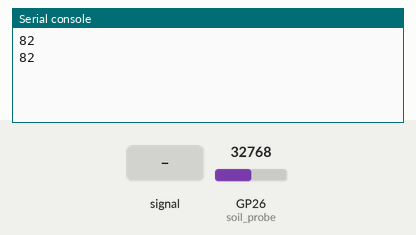
The program below on a simulated Raspberry Pi Pico running MicroPython. On the bench: the last lines printed to the serial console. The test bench sets the inputs (shaded band); at power-on: GP26 (soil_probe) = 32768 (analog values on the 0–65535 scale).

Above: at 1.2 s.
1.3 s: GP26 (soil_probe) fed a 200 Hz sine of ±5242 counts around its level
At 2.0 s:
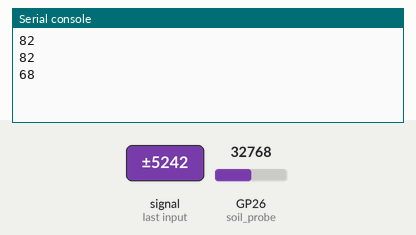
2.8 s: GP26 (soil_probe) set to 26919
At 3.9 s:
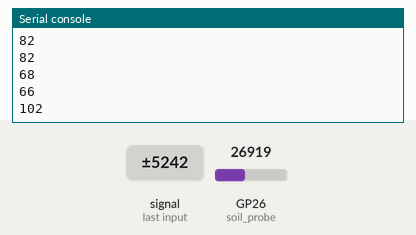
4.3 s: GP26 (soil_probe) fed a 1000 Hz sine of ±16383 counts around its level
At 5.5 s:
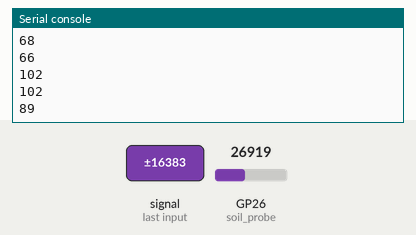
5.8 s: GP26 (soil_probe) set to 28229
At 6.9 s:
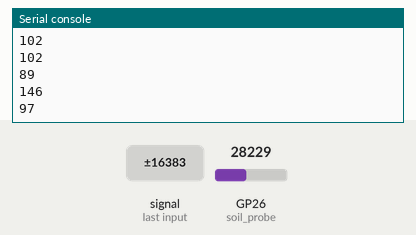
Timing chart, 0 to 8.3 s (numbered marks = the images above; inputs shaded):
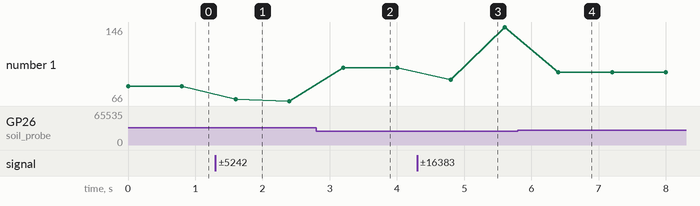

The program:

ECE_1000_Soil_Moisture_Sensor_Example.py
```python
# This is an example code for using a Capacitive Soil Moisture probe with the ECE 1000 Raspberry Pi Pico Kit
# For any questions regarding this script, please email: jawilliams46@tntech.edu

# For this script, we utilize the Raspberry Pi Pico Kit that you are given along with the capacitive soil moisture probe which should be connected as follows:
# V_cc to the 3.3 Volt or 5 Volt pin on the Pico Breadboard
# GND to the GND pin on the Pico Breadboard
# AOUT to the GPIO 26 pin on the Pico Breadboard (This is one of the ADC pins)

# How does this code work? Well, first we declare our libraries, then we delare what is hooked up to the Raspberry Pi Pico and to which pins they are connected, and finally we then ask the Pi Pico to show us the values of the probe as a percentage (FOREVER) .... (while True:)
from machine import ADC, Pin
import utime

# What pins are hooked up to the joystick?
# This is saying that we have connected the data pin of the sensor to the GPIO 26 pin (which is one of the ADC pins!)
soil_probe = ADC(Pin(26))

# Before we can show the moisture as a percentage, need to first get the minimum moisture value (when the probe is not in water) and the maximum moisture value (when the probe is in water)
max_moisture = 27574
min_moisture = 57100

# This function will fit the moisture level of the sensor to a line equation from ~0% to ~100% using the min and max moisture value measured with the sensor
def get_moisture_percentage(moisture_level):
    point_1_x = min_moisture
    point_2_x = max_moisture
    point_1_y = 0
    point_2_y = 100
    m = ((point_2_y - point_1_y) / (point_2_x - point_1_x))
    return int((m*moisture_level) - (m*min_moisture) + point_1_y)

# Now, forever (while True:), read the value from the moisture sensor, convert it to a percentage, and display in the shell for users to see
while True:
    moisture_level = soil_probe.read_u16()

    # This will fit the data from the soil moisture probe to a line equation between ~0% moisture and ~100% moisture
    moisture_level_percentage = get_moisture_percentage(moisture_level)

    print(moisture_level_percentage)

    utime.sleep(0.8)
```

Measured:
- after the input at 1.3 s, the serial console: prints a new line after 0.30 s (image 1)
- after the input at 2.8 s, the serial console: prints a new line after 0.40 s (image 2)
- after the input at 4.3 s, the serial console: prints a new line after 0.50 s (image 3)
- after the input at 5.8 s, the serial console: prints a new line after 0.60 s (image 4)
- plotted number 1: 82 → 66 after the input at 1.3 s, 66 → 102 after the input at 2.8 s, 102 → 146 after the input at 4.3 s, 146 → 97 after the input at 5.8 s
